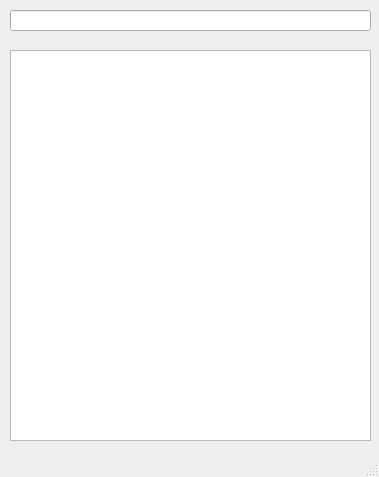
<?xml version="1.0" encoding="UTF-8"?>
<ui version="4.0">
 <class>MainWindow</class>
 <widget class="QMainWindow" name="MainWindow">
  <property name="geometry">
   <rect>
    <x>0</x>
    <y>0</y>
    <width>379</width>
    <height>477</height>
   </rect>
  </property>
  <property name="windowTitle">
   <string>Power Search</string>
  </property>
  <widget class="QWidget" name="centralwidget">
   <widget class="QLineEdit" name="PowerSearch">
    <property name="geometry">
     <rect>
      <x>10</x>
      <y>10</y>
      <width>361</width>
      <height>21</height>
     </rect>
    </property>
   </widget>
   <widget class="QListWidget" name="PowerSearchListView">
    <property name="geometry">
     <rect>
      <x>10</x>
      <y>50</y>
      <width>361</width>
      <height>391</height>
     </rect>
    </property>
    <property name="minimumSize">
     <size>
      <width>361</width>
      <height>391</height>
     </size>
    </property>
    <property name="maximumSize">
     <size>
      <width>361</width>
      <height>391</height>
     </size>
    </property>
   </widget>
  </widget>
  <widget class="QMenuBar" name="menubar">
   <property name="geometry">
    <rect>
     <x>0</x>
     <y>0</y>
     <width>379</width>
     <height>22</height>
    </rect>
   </property>
  </widget>
  <widget class="QStatusBar" name="statusbar"/>
 </widget>
 <resources/>
 <connections/>
</ui>
